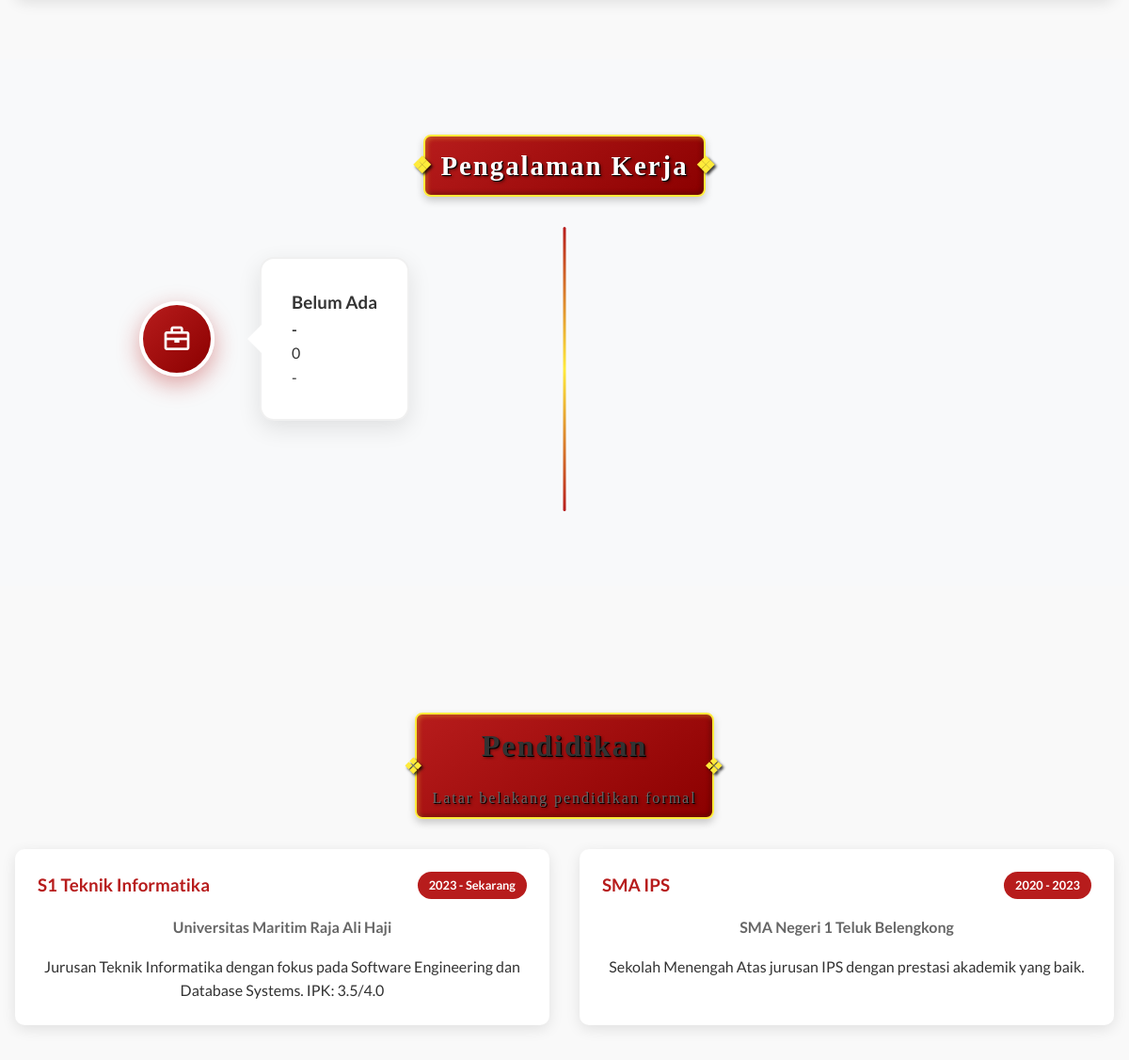
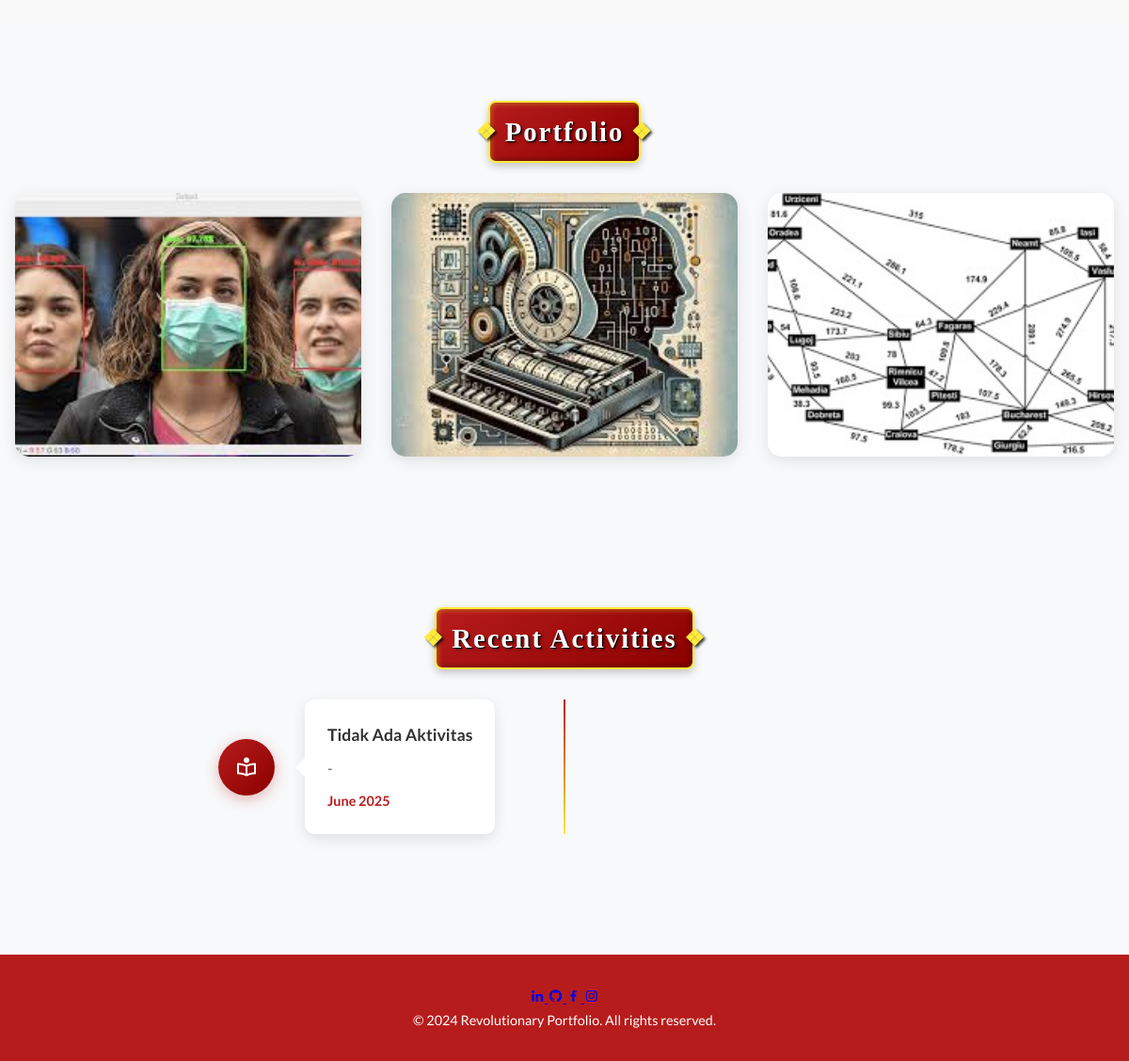
Before: / (lower part) with the older database file (2 pictures, top to bottom).
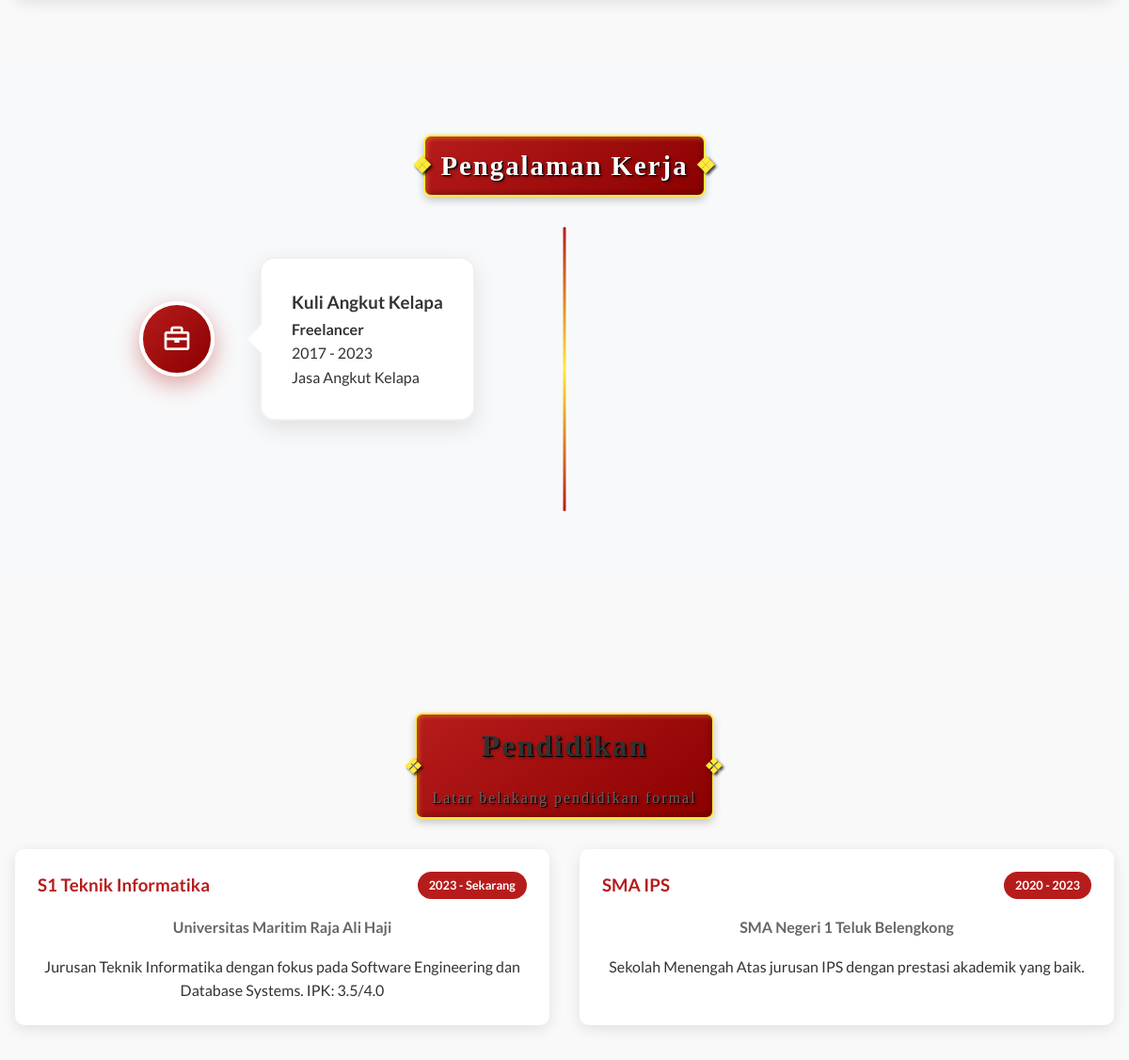
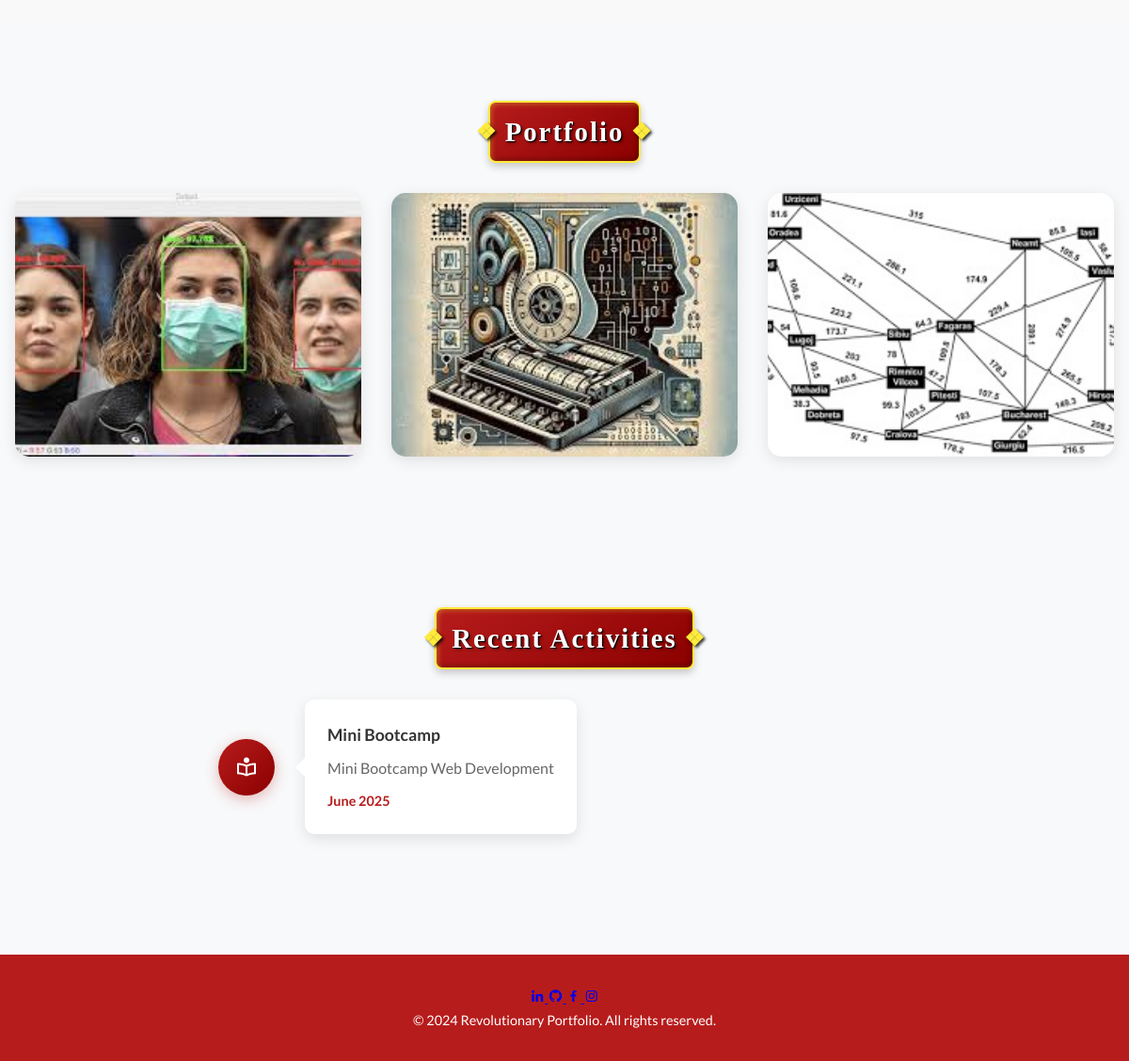
After: the same page with the newer database file (2 pictures, top to bottom).
### tables this page shows
CREATE TABLE experience (
        id INTEGER PRIMARY KEY AUTOINCREMENT,
        position TEXT NOT NULL,
        company TEXT NOT NULL,
        period TEXT NOT NULL,
        description TEXT NOT NULL,
        start_date DATE,
        end_date DATE,
        created_at DATETIME DEFAULT CURRENT_TIMESTAMP
    );

CREATE TABLE education (
        id INTEGER PRIMARY KEY AUTOINCREMENT,
        degree TEXT NOT NULL,
        institution TEXT NOT NULL,
        period TEXT NOT NULL,
        description TEXT NOT NULL,
        start_date DATE,
        end_date DATE,
        created_at DATETIME DEFAULT CURRENT_TIMESTAMP
    );

CREATE TABLE portfolio (
        id INTEGER PRIMARY KEY AUTOINCREMENT,
        title TEXT NOT NULL,
        description TEXT NOT NULL,
        image_url TEXT,
        category TEXT NOT NULL,
        project_url TEXT,
        github_url TEXT,
        technologies TEXT,
        created_at DATETIME DEFAULT CURRENT_TIMESTAMP
    );

CREATE TABLE activities (
        id INTEGER PRIMARY KEY AUTOINCREMENT,
        title TEXT NOT NULL,
        description TEXT NOT NULL,
        icon TEXT,
        link TEXT,
        created_at DATETIME DEFAULT CURRENT_TIMESTAMP
    );

### index.php (the view, shortened to what this page needs)
<?php
include 'header.php';
require_once 'database/init_db.php';
try {
    $stmt = $pdo->query("SELECT * FROM experience ORDER BY start_date DESC LIMIT 3");
    $experiences = $stmt->fetchAll(PDO::FETCH_ASSOC);
    $stmt = $pdo->query("SELECT * FROM education ORDER BY start_date DESC LIMIT 2");
    $education = $stmt->fetchAll(PDO::FETCH_ASSOC);
    $stmt = $pdo->query("SELECT * FROM activities ORDER BY created_at DESC");
    $activities = $stmt->fetchAll(PDO::FETCH_ASSOC);
    $stmt = $pdo->query("SELECT * FROM portfolio ORDER BY created_at DESC");
    $portfolio_items = $stmt->fetchAll(PDO::FETCH_ASSOC);
} catch (PDOException $e) {
    $profile = [
        'name' => 'Revolutionary Developer',
        'title' => 'Full Stack Developer & Digital Innovator',
        'bio' => 'Seorang developer passionate yang berfokus pada inovasi digital',
        'image_url' => 'img/profile.png',
        'email' => 'admin@revolutionary.dev',
        'phone' => '+62 812-3456-7890',
        'location' => 'Jakarta, Indonesia'
    ];
    $skills = [];
    $experiences = [];
    $education = [];
    $recent_articles = [];
    $activities = [];
    $portfolio_items = [];
}
?>
<section class="section skills" id="skills">
</section>
    <section id="experience" class="experience-section">
      <div class="container">
        <h2 class="section-title">Pengalaman Kerja</h2>
        <div class="experience-timeline">
          <?php
          try {
              $stmt = $pdo->query("SELECT * FROM experience ORDER BY start_date DESC");
              $experiences = $stmt->fetchAll(PDO::FETCH_ASSOC);
              if (empty($experiences)) {
                  echo '<p style="text-align: center; color: #666;">Belum ada pengalaman yang ditambahkan.</p>';
              } else {
                  foreach ($experiences as $experience) {
                      echo '<div class="experience-item">';
                      echo '<div class="experience-icon">';
                      echo '<i class="bx bx-briefcase"></i>';
                      echo '</div>';
                      echo '<div class="experience-content">';
                      echo '<h3>' . htmlspecialchars($experience['position']) . '</h3>';
                      echo '<h4>' . htmlspecialchars($experience['company']) . '</h4>';
                      echo '<span class="experience-date">' . htmlspecialchars($experience['period']) . '</span>';
                      echo '<p>' . htmlspecialchars($experience['description']) . '</p>';
                      echo '</div>';
                      echo '</div>';
                  }
              }
          } catch (PDOException $e) {
              echo '<p style="text-align: center; color: #666;">Error loading experiences.</p>';
          }
          ?>
        </div>
      </div>
    </section>
<section class="section education" id="education">
    <div class="container">
        <div class="section-title">
            <h2>Pendidikan</h2>
            <p>Latar belakang pendidikan formal</p>
        </div>
        <?php if (!empty($education)): ?>
        <div class="education-grid">
            <?php foreach ($education as $edu): ?>
            <div class="education-card">
                <div class="education-header">
                    <h3><?php echo htmlspecialchars($edu['degree']); ?></h3>
                    <span class="education-period"><?php echo htmlspecialchars($edu['period']); ?></span>
                </div>
                <h4><?php echo htmlspecialchars($edu['institution']); ?></h4>
                <p><?php echo htmlspecialchars($edu['description']); ?></p>
            </div>
            <?php endforeach; ?>
        </div>
        <?php else: ?>
        <p class="no-data">Data pendidikan belum tersedia.</p>
        <?php endif; ?>
    </div>
</section>
    <section id="portfolio" class="portfolio">
      <div class="container">
        <h2 class="section-title">Portfolio</h2>
        <div class="portfolio-grid">
          <?php if (!empty($portfolio_items)): ?>
            <?php foreach ($portfolio_items as $portfolio_item): ?>
              <div class="portfolio-item" data-project-url="<?php echo htmlspecialchars($portfolio_item['project_url'] ?? '#'); ?>" data-github-url="<?php echo htmlspecialchars($portfolio_item['github_url'] ?? '#'); ?>">
                <img src="<?php echo htmlspecialchars($portfolio_item['image_url']); ?>" alt="<?php echo htmlspecialchars($portfolio_item['title']); ?>">
              </div>
            <?php endforeach; ?>
          <?php else: ?>
            <p class="no-data">Data portfolio belum tersedia.</p>
          <?php endif; ?>
        </div>
      </div>
    </section>
    <section id="activities" class="activities">
      <div class="container">
        <h2 class="section-title">Recent Activities</h2>
        <div class="activities-timeline">
          <?php
          try {
              $stmt = $pdo->query("SELECT * FROM activities ORDER BY created_at DESC LIMIT 6");
              $activities = $stmt->fetchAll(PDO::FETCH_ASSOC);
              if (empty($activities)) {
                  echo '<p style="text-align: center; color: #666;">Belum ada aktivitas yang ditambahkan.</p>';
              } else {
                  foreach ($activities as $activity) {
                      echo '<div class="activity-item">';
                      echo '<div class="activity-icon">';
                      echo '<i class="bx ' . htmlspecialchars($activity['icon']) . '"></i>';
                      echo '</div>';
                      echo '<div class="activity-content">';
                      echo '<h3>' . htmlspecialchars($activity['title']) . '</h3>';
                      echo '<p>' . htmlspecialchars($activity['description']) . '</p>';
                      echo '<span class="activity-date">' . date('F Y', strtotime($activity['created_at'])) . '</span>';
                      echo '</div>';
                      echo '</div>';
                  }
              }
          } catch (PDOException $e) {
              echo '<p style="text-align: center; color: #666;">Error loading activities.</p>';
          }
          ?>
        </div>
      </div>
    </section>
<?php include 'footer.php'; ?>

### header.php (shortened to what this page needs)
<!DOCTYPE html>
<html lang="id">
  <head>
    <link
      href="https://unpkg.com/boxicons@2.1.1/css/boxicons.min.css"
      rel="stylesheet"
    />
    <link rel="stylesheet" href="assets/css/style.css" />
  </head>
  <body>
    <main>
  </body>
</html>

### footer.php (shortened to what this page needs)
    <footer class="footer">
      <div class="container footer-container">
        <div class="footer-content">
          <div class="social-links">
                    <a href="https://www.linkedin.com/in/indra-sugara-7a0a4128b?utm_source=share&utm_campaign=share_via&utm_content=profile&utm_medium=android_app" aria-label="LinkedIn" target="_blank">
                        <i class='bx bxl-linkedin'></i>
                    </a>
                    <a href="https://github.com/IndraSugara" aria-label="GitHub" target="_blank">
                        <i class='bx bxl-github'></i>
                    </a>
                    <a href="https://www.facebook.com/share/1NW5P4Edyx/" aria-label="Facebook" target="_blank">
                        <i class='bx bxl-facebook'></i>
                    </a>
                    <a href="https://www.instagram.com/sugarrhea_?igsh=MXB2bDZ0M21lbWs4aA==" aria-label="Instagram" target="_blank">
                        <i class='bx bxl-instagram'></i>
                    </a>
                </div>
          <p class="footer-copy">&copy; 2024 Revolutionary Portfolio. All rights reserved.</p>
        </div>
      </div>
    </footer>
  </body>
</html>

Changed rows visible on the page:
changed experience: position "Belum Ada" → "Kuli Angkut Kelapa"; company "-" → "Freelancer"; period "0" → "2017 - 2023"; description "-" → "Jasa Angkut Kelapa"
changed activities: title "Tidak Ada Aktivitas" → "Mini Bootcamp"; description "-" → "Mini Bootcamp Web Development"
